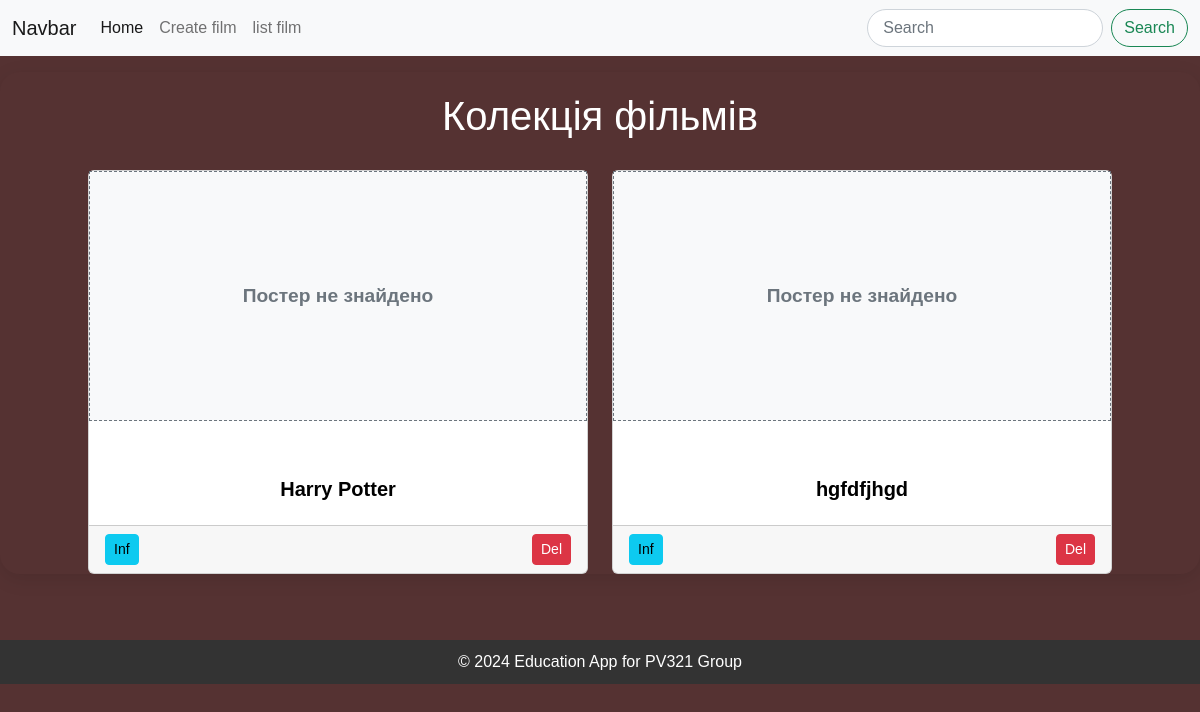
/film/list/, run on an earlier commit of the app's database.
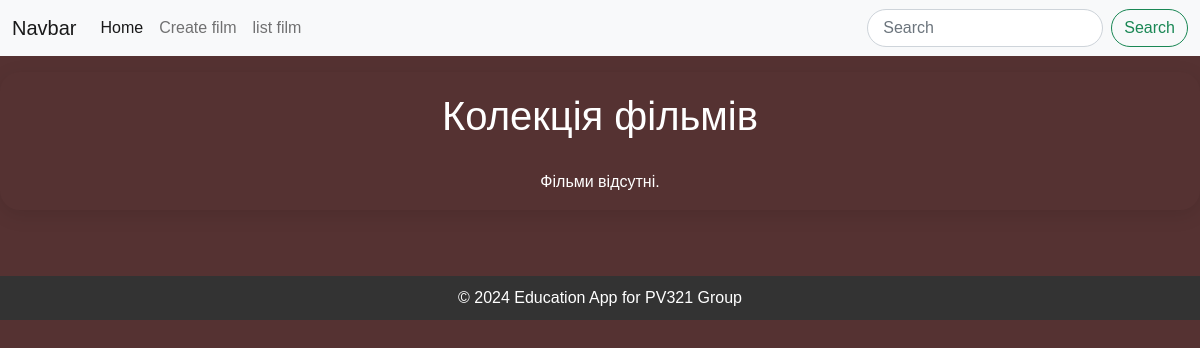
And on a later commit of the database.
### film/models.py (models this page shows, shortened)
class Film(models.Model):
    name = models.CharField(max_length=255)
    genres = models.CharField(max_length=255)
    directed = models.CharField(max_length=255)
    year = models.IntegerField()
    poster = models.ImageField(upload_to='images/', blank=True, null=True)

### film/views.py (the view)
# urls.py: path('list/', views.list, name='list'),
def list(request):
    films = Film.objects.all()
    return render(request, 'film/film_list.html', {'films': films})

### film/templates/film/film_list.html
{% extends '_layout.html' %}
{% load static %}
{% block header %}
<h1>Колекція фільмів</h1>
{% endblock %}
{% block content %}
<link rel="stylesheet" href="{% static 'style/style_list_film.css' %}">
<div class="d-flex flex-wrap justify-content-center gap-4">
    {% for film in films %}
    <div class="card" style="width: 45%; min-width: 300px; max-width: 500px;">
        {% if film.poster %}
        <img src="{{ film.poster.url }}" class="card-img-top" alt="Poster" style="height: 250px; object-fit: cover;">
        {% else %}
        <div class="d-flex justify-content-center align-items-center"
            style="height: 250px; background-color: #f8f9fa; border: 1px dashed #6c757d;">
            <span style="color: #6c757d; font-size: 1.2rem; font-weight: bold;">Постер не знайдено</span>
        </div>
        {% endif %}
        <p>Poster URL: {{ film.poster }}</p>
        <div class="card-body text-center">
            <h5 class="card-title" style="font-weight: bold; color: #000;">{{ film.name }}</h5>
        </div>
        <div class="card-footer d-flex justify-content-between">
            <a href="{% url 'view_film' pk=film.pk %}" class="btn btn-info btn-sm">Inf</a>
            <a href="{% url 'delete' pk=film.pk %}" class="btn btn-danger btn-sm">Del</a>
        </div>
    </div>
    {% empty %}
    <div class="text-center w-100">
        <p class="text-center">Фільми відсутні.</p>
    </div>
    {% endfor %}
</div>
{% endblock %}

### film/templates/_layout.html (shortened to what this page needs)
{% load static %}
<!DOCTYPE html>
<html lang="en">
<head>
    <link href="https://cdn.jsdelivr.net/npm/bootstrap@5.2.3/dist/css/bootstrap.min.css" rel="stylesheet"
>
    <link rel="stylesheet" href="https://cdn.jsdelivr.net/npm/bootstrap-icons@1.11.3/font/bootstrap-icons.min.css">
    <link rel="stylesheet" href="{% static 'style.css' %}">
</head>
<body>
    <nav class="navbar navbar-expand-lg bg-light">
        <div class="container-fluid">
            <a class="navbar-brand" href="#">Navbar</a>
            <div class="collapse navbar-collapse" id="navbarSupportedContent">
                <ul class="navbar-nav me-auto mb-2 mb-lg-0">
                    <li class="nav-item">
                        <a class="nav-link active" aria-current="page" href="{% url 'home' %}">Home</a>
                    </li>
                    <li class="nav-item">
                        <a class="nav-link" href="{% url 'create' %}">Create film</a>
                    </li>
                    <li class="nav-item">
                        <a class="nav-link" href="{% url 'list' %}">list film</a>
                    </li>
                </ul>
                <form class="d-flex" role="search">
                    <input class="form-control me-2" type="search" placeholder="Search" aria-label="Search">
                    <button class="btn btn-outline-success" type="submit">Search</button>
                </form>
            </div>
        </div>
    </nav>
    <div class="container my-3">
        <h1>{% block header %}Title{% endblock %}</h1>
        <main>
            {% block content %}{% endblock %}
        </main>
    </div>
    <footer>
        <span>&copy; 2024 Education App for PV321 Group</span>
    </footer>
</body>
</html>

### film/static/style.css (style rules this page uses)
body { background-color: #310707d2; font-family: Arial, sans-serif; color: #ffffff; margin: 0; padding: 0; box-sizing: border-box; }
h1 { font-size: 2.5rem; text-align: center; color: #ffffff; margin-bottom: 30px; }
.container { width: 100%; max-width: 1200px; margin: 0 auto; padding: 20px; box-shadow: 0px 5px 20px rgba(0, 0, 0, 0.1); box-sizing: border-box; }
input[type="search"] { border-radius: 20px; padding-left: 15px; }
button[type="submit"] { border-radius: 20px; }
main { margin-top: 30px; }
footer { background-color: #333; padding: 10px; text-align: center; color: #fff; margin-top: 50px; }
footer span { font-size: 1rem; font-weight: 300; }

### film/static/style/style_list_film.css (style rules this page uses)
body { background-color: #310707d2; min-height: 100vh; display: flex; flex-direction: column; color: rgb(255, 255, 255); margin: 0; font-family: Arial, sans-serif; }
h1 { text-align: center; margin-bottom: 20px; color: rgb(255, 255, 255); }
.container { padding: 0; max-width: 100%; overflow-x: hidden; box-sizing: border-box; width: 100%; border-radius: 20px; overflow-x: auto; }

What changed in the data, as far as the page shows it:
removed Film: shows "Постер не знайдено", name "Harry Potter"
removed Film: shows "Постер не знайдено", name "hgfdfjhgd"
Also different on the page:
text now shown: "Фільми відсутні."
